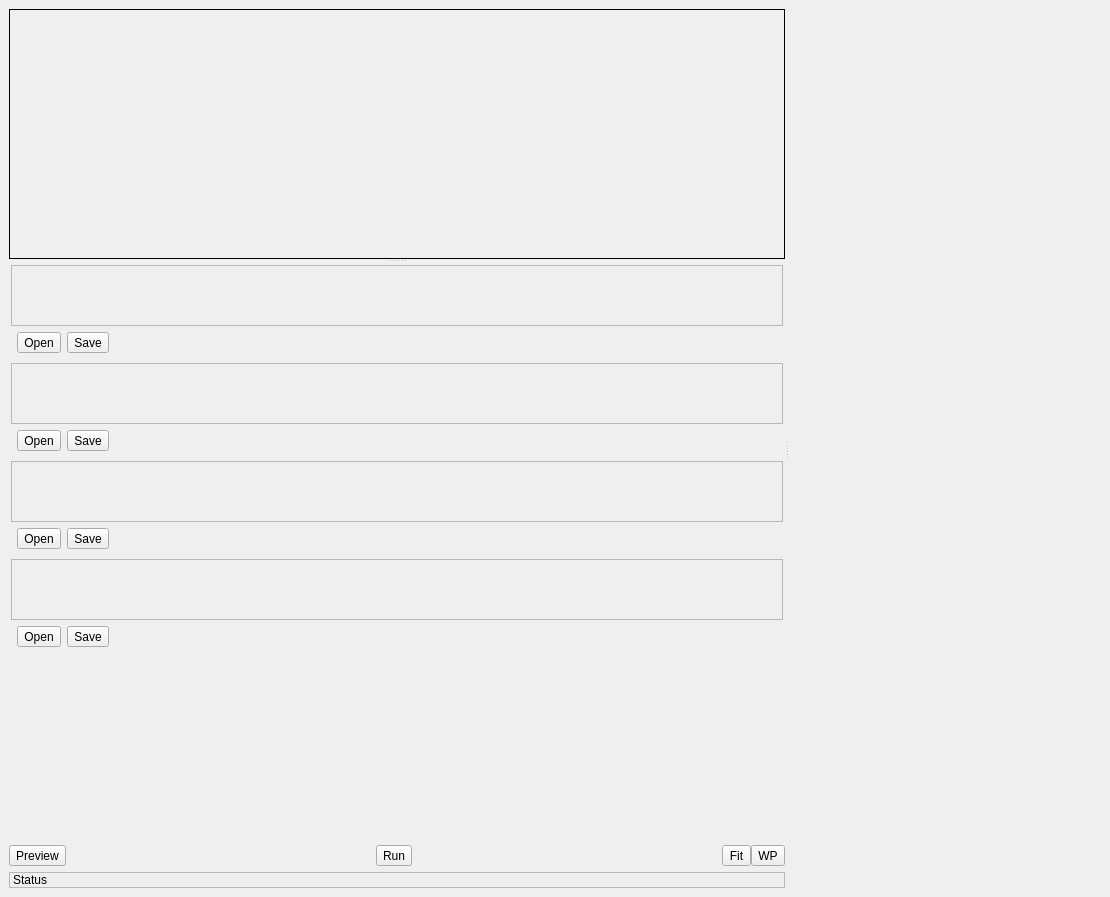
<?xml version="1.0" encoding="UTF-8"?>
<ui version="4.0">
 <class>dlMainWindow</class>
 <widget class="QMainWindow" name="dlMainWindow">
  <property name="geometry">
   <rect>
    <x>0</x>
    <y>0</y>
    <width>1110</width>
    <height>897</height>
   </rect>
  </property>
  <property name="sizePolicy">
   <sizepolicy hsizetype="Preferred" vsizetype="Preferred">
    <horstretch>0</horstretch>
    <verstretch>0</verstretch>
   </sizepolicy>
  </property>
  <property name="windowTitle">
   <string>LabCurves</string>
  </property>
  <property name="windowIcon">
   <iconset resource="../LabCurves.qrc">
    <normaloff>:/LabCurves/Icons/Icon.svg</normaloff>:/LabCurves/Icons/Icon.svg</iconset>
  </property>
  <property name="styleSheet">
   <string notr="true"/>
  </property>
  <widget class="QWidget" name="centralwidget">
   <layout class="QVBoxLayout" name="verticalLayout_92">
    <property name="spacing">
     <number>0</number>
    </property>
    <property name="margin">
     <number>0</number>
    </property>
    <item>
     <widget class="QSplitter" name="MainSplitter">
      <property name="frameShape">
       <enum>QFrame::NoFrame</enum>
      </property>
      <property name="frameShadow">
       <enum>QFrame::Plain</enum>
      </property>
      <property name="lineWidth">
       <number>0</number>
      </property>
      <property name="midLineWidth">
       <number>0</number>
      </property>
      <property name="orientation">
       <enum>Qt::Horizontal</enum>
      </property>
      <property name="opaqueResize">
       <bool>true</bool>
      </property>
      <property name="childrenCollapsible">
       <bool>true</bool>
      </property>
      <widget class="QFrame" name="ControlFrame">
       <property name="sizePolicy">
        <sizepolicy hsizetype="Preferred" vsizetype="Preferred">
         <horstretch>0</horstretch>
         <verstretch>0</verstretch>
        </sizepolicy>
       </property>
       <property name="minimumSize">
        <size>
         <width>250</width>
         <height>0</height>
        </size>
       </property>
       <property name="baseSize">
        <size>
         <width>250</width>
         <height>0</height>
        </size>
       </property>
       <property name="frameShape">
        <enum>QFrame::NoFrame</enum>
       </property>
       <property name="frameShadow">
        <enum>QFrame::Plain</enum>
       </property>
       <layout class="QVBoxLayout" name="verticalLayout_7">
        <property name="rightMargin">
         <number>0</number>
        </property>
        <item>
         <widget class="QWidget" name="Controls" native="true">
          <layout class="QVBoxLayout" name="verticalLayout">
           <property name="margin">
            <number>0</number>
           </property>
           <item>
            <widget class="QSplitter" name="ControlSplitter">
             <property name="orientation">
              <enum>Qt::Vertical</enum>
             </property>
             <widget class="QFrame" name="HistogramFrameCentralWidget">
              <property name="sizePolicy">
               <sizepolicy hsizetype="Preferred" vsizetype="Preferred">
                <horstretch>0</horstretch>
                <verstretch>0</verstretch>
               </sizepolicy>
              </property>
              <property name="minimumSize">
               <size>
                <width>150</width>
                <height>100</height>
               </size>
              </property>
              <property name="frameShape">
               <enum>QFrame::Box</enum>
              </property>
              <property name="frameShadow">
               <enum>QFrame::Plain</enum>
              </property>
              <property name="lineWidth">
               <number>1</number>
              </property>
              <property name="midLineWidth">
               <number>0</number>
              </property>
             </widget>
             <widget class="QScrollArea" name="Curves">
              <property name="sizeIncrement">
               <size>
                <width>0</width>
                <height>0</height>
               </size>
              </property>
              <property name="frameShape">
               <enum>QFrame::NoFrame</enum>
              </property>
              <property name="frameShadow">
               <enum>QFrame::Plain</enum>
              </property>
              <property name="widgetResizable">
               <bool>true</bool>
              </property>
              <widget class="QWidget" name="CurvesContent">
               <property name="geometry">
                <rect>
                 <x>0</x>
                 <y>0</y>
                 <width>723</width>
                 <height>549</height>
                </rect>
               </property>
               <layout class="QVBoxLayout" name="verticalLayout_4">
                <property name="sizeConstraint">
                 <enum>QLayout::SetDefaultConstraint</enum>
                </property>
                <property name="margin">
                 <number>0</number>
                </property>
                <item>
                 <widget class="QWidget" name="LCurve" native="true">
                  <layout class="QVBoxLayout" name="verticalLayout_3">
                   <property name="sizeConstraint">
                    <enum>QLayout::SetDefaultConstraint</enum>
                   </property>
                   <property name="margin">
                    <number>2</number>
                   </property>
                   <item>
                    <widget class="QFrame" name="LCurveCentralWidget">
                     <property name="sizePolicy">
                      <sizepolicy hsizetype="Expanding" vsizetype="Expanding">
                       <horstretch>0</horstretch>
                       <verstretch>0</verstretch>
                      </sizepolicy>
                     </property>
                     <property name="minimumSize">
                      <size>
                       <width>20</width>
                       <height>20</height>
                      </size>
                     </property>
                     <property name="autoFillBackground">
                      <bool>true</bool>
                     </property>
                     <property name="frameShape">
                      <enum>QFrame::StyledPanel</enum>
                     </property>
                     <property name="frameShadow">
                      <enum>QFrame::Sunken</enum>
                     </property>
                    </widget>
                   </item>
                   <item>
                    <widget class="QWidget" name="widgeta" native="true">
                     <layout class="QHBoxLayout" name="horizontalLayout_21">
                      <property name="sizeConstraint">
                       <enum>QLayout::SetFixedSize</enum>
                      </property>
                      <property name="margin">
                       <number>0</number>
                      </property>
                      <item>
                       <widget class="QWidget" name="CurveLWidget" native="true"/>
                      </item>
                      <item>
                       <widget class="QToolButton" name="CurveLOpenButton">
                        <property name="toolTip">
                         <string>Open</string>
                        </property>
                        <property name="text">
                         <string>Open</string>
                        </property>
                        <property name="icon">
                         <iconset resource="../LabCurves.qrc">
                          <normaloff>:/LabCurves/Icons/folder_grey_open.svg</normaloff>:/LabCurves/Icons/folder_grey_open.svg</iconset>
                        </property>
                        <property name="iconSize">
                         <size>
                          <width>16</width>
                          <height>16</height>
                         </size>
                        </property>
                        <property name="toolButtonStyle">
                         <enum>Qt::ToolButtonIconOnly</enum>
                        </property>
                       </widget>
                      </item>
                      <item>
                       <widget class="QToolButton" name="CurveLSaveButton">
                        <property name="toolTip">
                         <string>Save</string>
                        </property>
                        <property name="text">
                         <string>Save</string>
                        </property>
                        <property name="icon">
                         <iconset resource="../LabCurves.qrc">
                          <normaloff>:/LabCurves/Icons/filesave.svg</normaloff>:/LabCurves/Icons/filesave.svg</iconset>
                        </property>
                        <property name="iconSize">
                         <size>
                          <width>16</width>
                          <height>16</height>
                         </size>
                        </property>
                        <property name="toolButtonStyle">
                         <enum>Qt::ToolButtonIconOnly</enum>
                        </property>
                       </widget>
                      </item>
                      <item>
                       <spacer name="LCurveTabHorizontalSpacer">
                        <property name="orientation">
                         <enum>Qt::Horizontal</enum>
                        </property>
                        <property name="sizeHint" stdset="0">
                         <size>
                          <width>5</width>
                          <height>20</height>
                         </size>
                        </property>
                       </spacer>
                      </item>
                     </layout>
                    </widget>
                   </item>
                  </layout>
                 </widget>
                </item>
                <item>
                 <widget class="QWidget" name="aCurve" native="true">
                  <layout class="QVBoxLayout" name="verticalLayout_2">
                   <property name="margin">
                    <number>2</number>
                   </property>
                   <item>
                    <widget class="QFrame" name="aCurveCentralWidget">
                     <property name="sizePolicy">
                      <sizepolicy hsizetype="Expanding" vsizetype="Expanding">
                       <horstretch>0</horstretch>
                       <verstretch>0</verstretch>
                      </sizepolicy>
                     </property>
                     <property name="minimumSize">
                      <size>
                       <width>20</width>
                       <height>20</height>
                      </size>
                     </property>
                     <property name="autoFillBackground">
                      <bool>true</bool>
                     </property>
                     <property name="frameShape">
                      <enum>QFrame::StyledPanel</enum>
                     </property>
                     <property name="frameShadow">
                      <enum>QFrame::Sunken</enum>
                     </property>
                    </widget>
                   </item>
                   <item>
                    <widget class="QWidget" name="widgetb" native="true">
                     <layout class="QHBoxLayout" name="horizontalLayout_22">
                      <property name="sizeConstraint">
                       <enum>QLayout::SetFixedSize</enum>
                      </property>
                      <property name="margin">
                       <number>0</number>
                      </property>
                      <item>
                       <widget class="QWidget" name="CurveLaWidget" native="true"/>
                      </item>
                      <item>
                       <widget class="QToolButton" name="CurveaOpenButton">
                        <property name="toolTip">
                         <string>Open</string>
                        </property>
                        <property name="text">
                         <string>Open</string>
                        </property>
                        <property name="icon">
                         <iconset resource="../LabCurves.qrc">
                          <normaloff>:/LabCurves/Icons/folder_grey_open.svg</normaloff>:/LabCurves/Icons/folder_grey_open.svg</iconset>
                        </property>
                        <property name="iconSize">
                         <size>
                          <width>16</width>
                          <height>16</height>
                         </size>
                        </property>
                        <property name="toolButtonStyle">
                         <enum>Qt::ToolButtonIconOnly</enum>
                        </property>
                       </widget>
                      </item>
                      <item>
                       <widget class="QToolButton" name="CurveaSaveButton">
                        <property name="toolTip">
                         <string>Save</string>
                        </property>
                        <property name="text">
                         <string>Save</string>
                        </property>
                        <property name="icon">
                         <iconset resource="../LabCurves.qrc">
                          <normaloff>:/LabCurves/Icons/filesave.svg</normaloff>:/LabCurves/Icons/filesave.svg</iconset>
                        </property>
                        <property name="iconSize">
                         <size>
                          <width>16</width>
                          <height>16</height>
                         </size>
                        </property>
                        <property name="toolButtonStyle">
                         <enum>Qt::ToolButtonIconOnly</enum>
                        </property>
                       </widget>
                      </item>
                      <item>
                       <spacer name="aCurveTabHorizontalSpacer">
                        <property name="orientation">
                         <enum>Qt::Horizontal</enum>
                        </property>
                        <property name="sizeHint" stdset="0">
                         <size>
                          <width>5</width>
                          <height>20</height>
                         </size>
                        </property>
                       </spacer>
                      </item>
                     </layout>
                    </widget>
                   </item>
                  </layout>
                 </widget>
                </item>
                <item>
                 <widget class="QWidget" name="bCurve" native="true">
                  <layout class="QVBoxLayout" name="verticalLayout_5">
                   <property name="margin">
                    <number>2</number>
                   </property>
                   <item>
                    <widget class="QFrame" name="bCurveCentralWidget">
                     <property name="sizePolicy">
                      <sizepolicy hsizetype="Expanding" vsizetype="Expanding">
                       <horstretch>0</horstretch>
                       <verstretch>0</verstretch>
                      </sizepolicy>
                     </property>
                     <property name="minimumSize">
                      <size>
                       <width>20</width>
                       <height>20</height>
                      </size>
                     </property>
                     <property name="autoFillBackground">
                      <bool>true</bool>
                     </property>
                     <property name="frameShape">
                      <enum>QFrame::StyledPanel</enum>
                     </property>
                     <property name="frameShadow">
                      <enum>QFrame::Sunken</enum>
                     </property>
                    </widget>
                   </item>
                   <item>
                    <widget class="QWidget" name="widget" native="true">
                     <layout class="QHBoxLayout" name="horizontalLayout_23">
                      <property name="sizeConstraint">
                       <enum>QLayout::SetFixedSize</enum>
                      </property>
                      <property name="margin">
                       <number>0</number>
                      </property>
                      <item>
                       <widget class="QWidget" name="CurveLbWidget" native="true"/>
                      </item>
                      <item>
                       <widget class="QToolButton" name="CurvebOpenButton">
                        <property name="toolTip">
                         <string>Open</string>
                        </property>
                        <property name="text">
                         <string>Open</string>
                        </property>
                        <property name="icon">
                         <iconset resource="../LabCurves.qrc">
                          <normaloff>:/LabCurves/Icons/folder_grey_open.svg</normaloff>:/LabCurves/Icons/folder_grey_open.svg</iconset>
                        </property>
                        <property name="iconSize">
                         <size>
                          <width>16</width>
                          <height>16</height>
                         </size>
                        </property>
                        <property name="toolButtonStyle">
                         <enum>Qt::ToolButtonIconOnly</enum>
                        </property>
                       </widget>
                      </item>
                      <item>
                       <widget class="QToolButton" name="CurvebSaveButton">
                        <property name="toolTip">
                         <string>Save</string>
                        </property>
                        <property name="text">
                         <string>Save</string>
                        </property>
                        <property name="icon">
                         <iconset resource="../LabCurves.qrc">
                          <normaloff>:/LabCurves/Icons/filesave.svg</normaloff>:/LabCurves/Icons/filesave.svg</iconset>
                        </property>
                        <property name="iconSize">
                         <size>
                          <width>16</width>
                          <height>16</height>
                         </size>
                        </property>
                        <property name="toolButtonStyle">
                         <enum>Qt::ToolButtonIconOnly</enum>
                        </property>
                       </widget>
                      </item>
                      <item>
                       <spacer name="bCurveTabHorizontalSpacer">
                        <property name="orientation">
                         <enum>Qt::Horizontal</enum>
                        </property>
                        <property name="sizeType">
                         <enum>QSizePolicy::Expanding</enum>
                        </property>
                        <property name="sizeHint" stdset="0">
                         <size>
                          <width>5</width>
                          <height>20</height>
                         </size>
                        </property>
                       </spacer>
                      </item>
                     </layout>
                    </widget>
                   </item>
                  </layout>
                 </widget>
                </item>
                <item>
                 <widget class="QWidget" name="SaturationCurve" native="true">
                  <layout class="QVBoxLayout" name="verticalLayout_9">
                   <property name="margin">
                    <number>2</number>
                   </property>
                   <item>
                    <widget class="QFrame" name="SaturationCurveCentralWidget">
                     <property name="sizePolicy">
                      <sizepolicy hsizetype="Expanding" vsizetype="Expanding">
                       <horstretch>0</horstretch>
                       <verstretch>0</verstretch>
                      </sizepolicy>
                     </property>
                     <property name="minimumSize">
                      <size>
                       <width>20</width>
                       <height>20</height>
                      </size>
                     </property>
                     <property name="autoFillBackground">
                      <bool>true</bool>
                     </property>
                     <property name="frameShape">
                      <enum>QFrame::StyledPanel</enum>
                     </property>
                     <property name="frameShadow">
                      <enum>QFrame::Sunken</enum>
                     </property>
                    </widget>
                   </item>
                   <item>
                    <widget class="QWidget" name="widget_2" native="true">
                     <layout class="QHBoxLayout" name="horizontalLayout_24">
                      <property name="sizeConstraint">
                       <enum>QLayout::SetFixedSize</enum>
                      </property>
                      <property name="margin">
                       <number>0</number>
                      </property>
                      <item>
                       <widget class="QWidget" name="CurveSaturationWidget" native="true"/>
                      </item>
                      <item>
                       <widget class="QToolButton" name="CurveSaturationOpenButton">
                        <property name="toolTip">
                         <string>Open</string>
                        </property>
                        <property name="text">
                         <string>Open</string>
                        </property>
                        <property name="icon">
                         <iconset resource="../LabCurves.qrc">
                          <normaloff>:/LabCurves/Icons/folder_grey_open.svg</normaloff>:/LabCurves/Icons/folder_grey_open.svg</iconset>
                        </property>
                        <property name="iconSize">
                         <size>
                          <width>16</width>
                          <height>16</height>
                         </size>
                        </property>
                        <property name="toolButtonStyle">
                         <enum>Qt::ToolButtonIconOnly</enum>
                        </property>
                       </widget>
                      </item>
                      <item>
                       <widget class="QToolButton" name="CurveSaturationSaveButton">
                        <property name="toolTip">
                         <string>Save</string>
                        </property>
                        <property name="text">
                         <string>Save</string>
                        </property>
                        <property name="icon">
                         <iconset resource="../LabCurves.qrc">
                          <normaloff>:/LabCurves/Icons/filesave.svg</normaloff>:/LabCurves/Icons/filesave.svg</iconset>
                        </property>
                        <property name="iconSize">
                         <size>
                          <width>16</width>
                          <height>16</height>
                         </size>
                        </property>
                        <property name="toolButtonStyle">
                         <enum>Qt::ToolButtonIconOnly</enum>
                        </property>
                       </widget>
                      </item>
                      <item>
                       <spacer name="SaturationCurveTabHorizontalSpacer">
                        <property name="orientation">
                         <enum>Qt::Horizontal</enum>
                        </property>
                        <property name="sizeType">
                         <enum>QSizePolicy::Expanding</enum>
                        </property>
                        <property name="sizeHint" stdset="0">
                         <size>
                          <width>5</width>
                          <height>20</height>
                         </size>
                        </property>
                       </spacer>
                      </item>
                     </layout>
                    </widget>
                   </item>
                  </layout>
                 </widget>
                </item>
                <item>
                 <widget class="QWidget" name="ViewLAB" native="true">
                  <layout class="QVBoxLayout" name="verticalLayout_6">
                   <property name="margin">
                    <number>0</number>
                   </property>
                   <item>
                    <widget class="QWidget" name="ViewLABWidget" native="true"/>
                   </item>
                  </layout>
                 </widget>
                </item>
                <item>
                 <spacer name="CurveSpacer">
                  <property name="orientation">
                   <enum>Qt::Vertical</enum>
                  </property>
                  <property name="sizeType">
                   <enum>QSizePolicy::Expanding</enum>
                  </property>
                  <property name="sizeHint" stdset="0">
                   <size>
                    <width>20</width>
                    <height>1</height>
                   </size>
                  </property>
                 </spacer>
                </item>
                <item>
                 <spacer name="CurveSpacer2">
                  <property name="orientation">
                   <enum>Qt::Vertical</enum>
                  </property>
                  <property name="sizeHint" stdset="0">
                   <size>
                    <width>20</width>
                    <height>1</height>
                   </size>
                  </property>
                 </spacer>
                </item>
               </layout>
              </widget>
             </widget>
            </widget>
           </item>
          </layout>
         </widget>
        </item>
        <item>
         <widget class="QWidget" name="PipeControlWidget" native="true">
          <layout class="QHBoxLayout" name="horizontalLayout_9">
           <property name="spacing">
            <number>0</number>
           </property>
           <property name="sizeConstraint">
            <enum>QLayout::SetDefaultConstraint</enum>
           </property>
           <property name="margin">
            <number>0</number>
           </property>
           <item>
            <widget class="QWidget" name="widget_9" native="true">
             <layout class="QHBoxLayout" name="horizontalLayout_14">
              <property name="spacing">
               <number>0</number>
              </property>
              <property name="sizeConstraint">
               <enum>QLayout::SetFixedSize</enum>
              </property>
              <property name="margin">
               <number>0</number>
              </property>
              <item>
               <widget class="QWidget" name="PipeSizeWidget" native="true"/>
              </item>
             </layout>
            </widget>
           </item>
           <item>
            <widget class="QToolButton" name="PreviewModeButton">
             <property name="toolTip">
              <string>Toggle preview</string>
             </property>
             <property name="text">
              <string>Preview</string>
             </property>
             <property name="icon">
              <iconset resource="../LabCurves.qrc">
               <normaloff>:/LabCurves/Icons/arrow.svg</normaloff>
               <normalon>:/LabCurves/Icons/arrow-stop.svg</normalon>:/LabCurves/Icons/arrow.svg</iconset>
             </property>
             <property name="iconSize">
              <size>
               <width>16</width>
               <height>16</height>
              </size>
             </property>
             <property name="checkable">
              <bool>true</bool>
             </property>
             <property name="checked">
              <bool>false</bool>
             </property>
            </widget>
           </item>
           <item>
            <spacer name="horizontalSpacer_34">
             <property name="orientation">
              <enum>Qt::Horizontal</enum>
             </property>
             <property name="sizeType">
              <enum>QSizePolicy::Expanding</enum>
             </property>
             <property name="sizeHint" stdset="0">
              <size>
               <width>40</width>
               <height>20</height>
              </size>
             </property>
            </spacer>
           </item>
           <item>
            <widget class="QWidget" name="widget_101" native="true">
             <layout class="QHBoxLayout" name="horizontalLayout_18">
              <property name="spacing">
               <number>0</number>
              </property>
              <property name="sizeConstraint">
               <enum>QLayout::SetFixedSize</enum>
              </property>
              <property name="margin">
               <number>0</number>
              </property>
              <item>
               <widget class="QWidget" name="RunModeWidget" native="true"/>
              </item>
              <item>
               <widget class="QToolButton" name="RunButton">
                <property name="toolTip">
                 <string>Run pipe</string>
                </property>
                <property name="text">
                 <string>Run</string>
                </property>
                <property name="icon">
                 <iconset resource="../LabCurves.qrc">
                  <normaloff>:/LabCurves/Icons/play.svg</normaloff>:/LabCurves/Icons/play.svg</iconset>
                </property>
                <property name="iconSize">
                 <size>
                  <width>16</width>
                  <height>16</height>
                 </size>
                </property>
               </widget>
              </item>
             </layout>
            </widget>
           </item>
           <item>
            <spacer name="horizontalSpacer_27">
             <property name="orientation">
              <enum>Qt::Horizontal</enum>
             </property>
             <property name="sizeType">
              <enum>QSizePolicy::Expanding</enum>
             </property>
             <property name="sizeHint" stdset="0">
              <size>
               <width>40</width>
               <height>20</height>
              </size>
             </property>
            </spacer>
           </item>
           <item>
            <widget class="QToolButton" name="ToGimpButton">
             <property name="toolTip">
              <string>Cancel</string>
             </property>
             <property name="text">
              <string>Fit</string>
             </property>
             <property name="icon">
              <iconset resource="../LabCurves.qrc">
               <normaloff>:/LabCurves/Icons/reload.svg</normaloff>:/LabCurves/Icons/reload.svg</iconset>
             </property>
             <property name="iconSize">
              <size>
               <width>16</width>
               <height>16</height>
              </size>
             </property>
            </widget>
           </item>
           <item>
            <widget class="QToolButton" name="WritePipeButton">
             <property name="toolTip">
              <string>Accept</string>
             </property>
             <property name="text">
              <string>WP</string>
             </property>
             <property name="icon">
              <iconset resource="../LabCurves.qrc">
               <normaloff>:/LabCurves/Icons/filesave.svg</normaloff>:/LabCurves/Icons/filesave.svg</iconset>
             </property>
             <property name="iconSize">
              <size>
               <width>16</width>
               <height>16</height>
              </size>
             </property>
            </widget>
           </item>
          </layout>
         </widget>
        </item>
        <item>
         <widget class="QFrame" name="StatusFrame">
          <property name="frameShape">
           <enum>QFrame::StyledPanel</enum>
          </property>
          <property name="frameShadow">
           <enum>QFrame::Plain</enum>
          </property>
          <property name="lineWidth">
           <number>1</number>
          </property>
          <layout class="QVBoxLayout" name="verticalLayout_193">
           <property name="spacing">
            <number>0</number>
           </property>
           <property name="leftMargin">
            <number>3</number>
           </property>
           <property name="topMargin">
            <number>0</number>
           </property>
           <property name="rightMargin">
            <number>3</number>
           </property>
           <property name="bottomMargin">
            <number>0</number>
           </property>
           <item>
            <widget class="QLabel" name="StatusLabel">
             <property name="frameShape">
              <enum>QFrame::NoFrame</enum>
             </property>
             <property name="frameShadow">
              <enum>QFrame::Plain</enum>
             </property>
             <property name="lineWidth">
              <number>0</number>
             </property>
             <property name="text">
              <string>Status</string>
             </property>
            </widget>
           </item>
          </layout>
         </widget>
        </item>
       </layout>
      </widget>
      <widget class="QWidget" name="ViewWidget" native="true">
       <property name="sizePolicy">
        <sizepolicy hsizetype="Preferred" vsizetype="Preferred">
         <horstretch>0</horstretch>
         <verstretch>0</verstretch>
        </sizepolicy>
       </property>
       <property name="baseSize">
        <size>
         <width>500</width>
         <height>0</height>
        </size>
       </property>
       <layout class="QVBoxLayout" name="verticalLayout_8">
        <property name="margin">
         <number>0</number>
        </property>
        <item>
         <widget class="QWidget" name="ViewFrameCentralWidget" native="true">
          <property name="sizePolicy">
           <sizepolicy hsizetype="Expanding" vsizetype="Expanding">
            <horstretch>4</horstretch>
            <verstretch>4</verstretch>
           </sizepolicy>
          </property>
          <property name="minimumSize">
           <size>
            <width>100</width>
            <height>100</height>
           </size>
          </property>
         </widget>
        </item>
       </layout>
      </widget>
     </widget>
    </item>
   </layout>
  </widget>
  <action name="actionFileOpen">
   <property name="text">
    <string>Open</string>
   </property>
  </action>
  <action name="actionFileExit">
   <property name="text">
    <string>Exit</string>
   </property>
  </action>
  <action name="actionPreviewTabMode">
   <property name="checkable">
    <bool>true</bool>
   </property>
   <property name="text">
    <string>TabMode</string>
   </property>
  </action>
  <action name="actionFileSaveOutput">
   <property name="text">
    <string>Save Output</string>
   </property>
  </action>
  <action name="actionFileWriteJob">
   <property name="text">
    <string>Write Job</string>
   </property>
  </action>
  <action name="actionToolBoxesEnabled">
   <property name="checkable">
    <bool>true</bool>
   </property>
   <property name="text">
    <string>Enabled</string>
   </property>
  </action>
  <action name="actionInputsAddPowerLaw">
   <property name="checkable">
    <bool>true</bool>
   </property>
   <property name="checked">
    <bool>true</bool>
   </property>
   <property name="text">
    <string>Add power law</string>
   </property>
  </action>
 </widget>
 <resources>
  <include location="../LabCurves.qrc"/>
 </resources>
 <connections/>
</ui>
